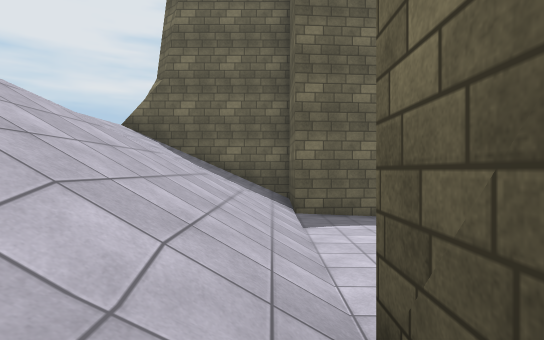
[1] (above)

15 first-person views from a walk through a 3-D level made in the Unity game engine. The camera is 1.4 m above the floor, looks level and sees 80° across. The floor is counted in squares, 2 m on a side. Each view is taken from the middle of a square. On the plan, view 1 faces up. The plan holds only what a view shows up to about 10 squares ahead; the rest is blank. The place goes on beyond the plan. The player character is not drawn. Some surface patterns are stand-ins.

[2]
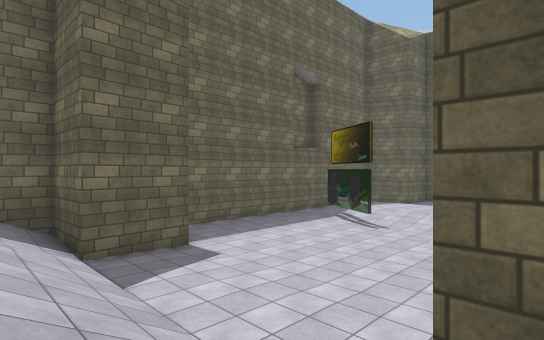

[3]
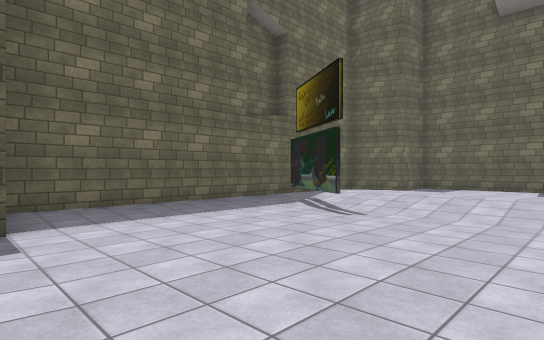

[4]
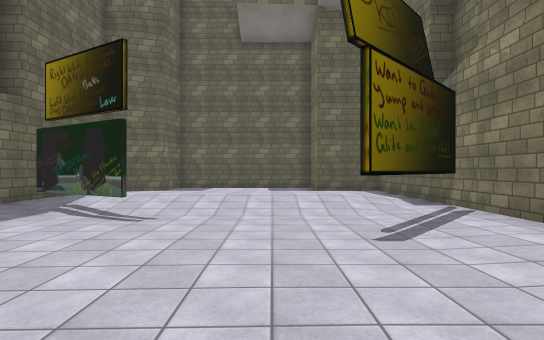

[5]
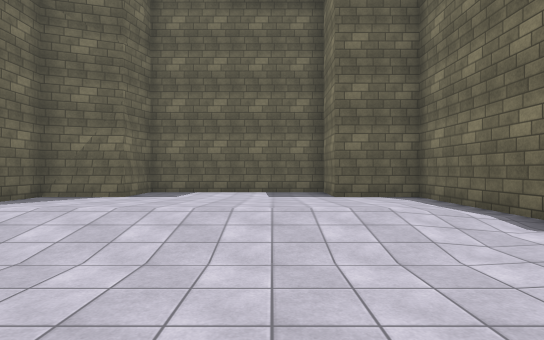

[6]
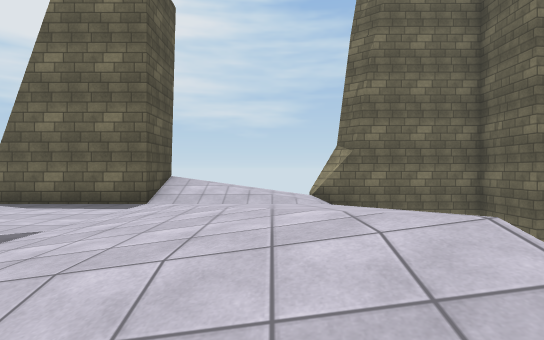

[7]
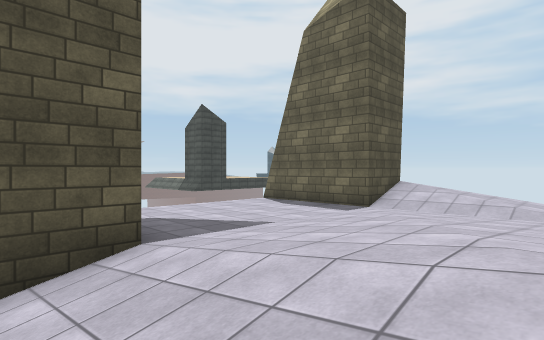

[8]
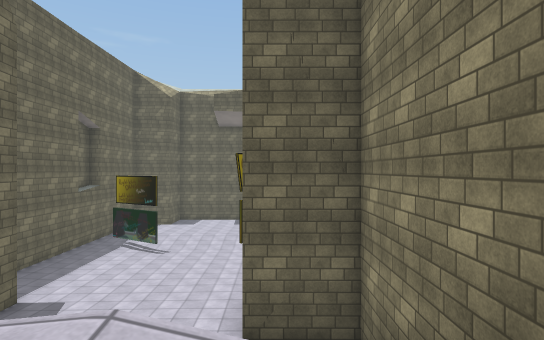

[9]
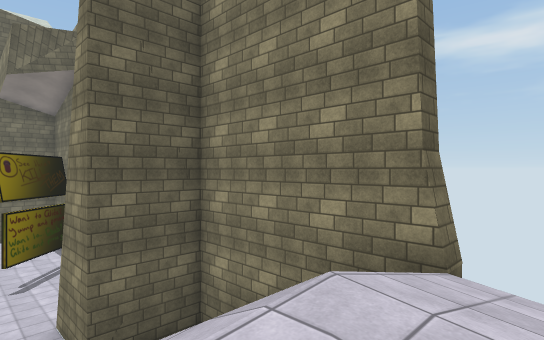

[10]
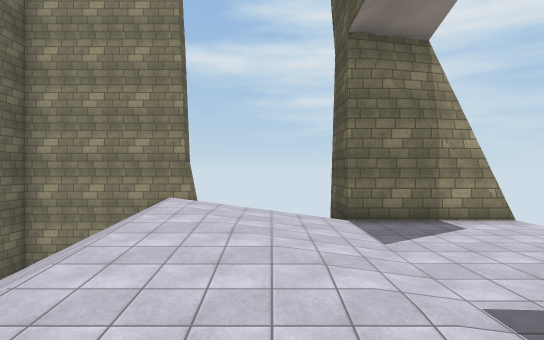

[11]
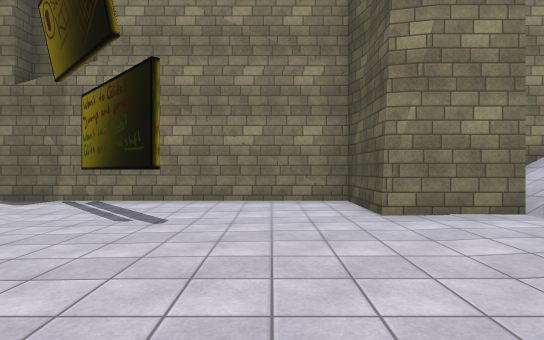

[12]
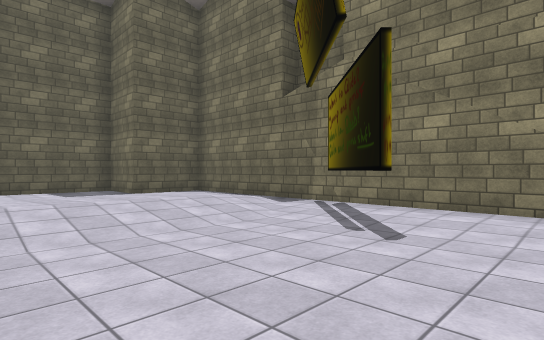

[13]
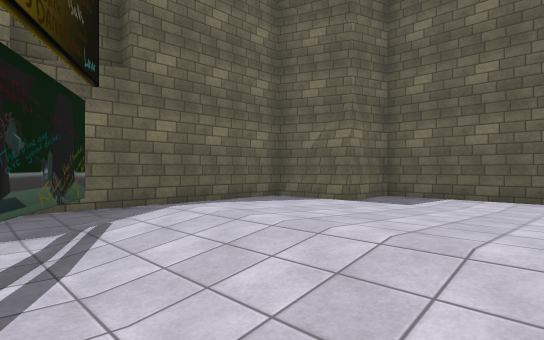

[14]
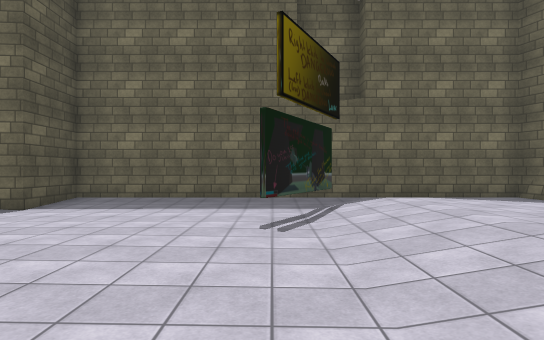

[15]
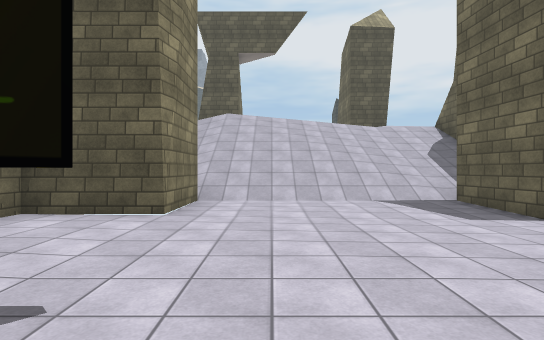

### Floor plan
Key: @ floor where view 1 was taken; # wall or solid block; x gap in a wall; . main floor; : floor 0.25 m higher than the main floor; + floor 4.25 m higher than the main floor; * floor 4.5 m higher than the main floor; % floor 4.75 m higher than the main floor; & floor 5 m higher than the main floor; / step, stairs or slope.
Columns run from 11 left of view 1 to 15 right of it. Each row starts with its distance up from view 1.
  9        x#################
  8    #/%*+////##......::::#
  7 ####//*+////##.....#::::###
  6  +++++++////......##::::..#
  5  ++++***////........::::..#
  4  ++++%%%////........::::..#
  3  ++++%&&////........::::..#
  2  ++++%&&////.....#..::::..#
  1 ####////////##...#..::::###
  0    #////  /@##....#.::::#
 -1        x#################

Where each view was taken, in squares from view 1:
view 1: 0 up, 0 right, facing up
view 2: 1 up, 1 left, facing up-right
view 3: 2 up, 2 right, facing up-right
view 4: 3 up, 2 right, facing right
view 5: 3 up, 5 right, facing right
view 6: 0 up, 5 left, facing up
view 7: 0 up, 4 left, facing up-left
view 8: 1 up, 5 left, facing right
view 9: 3 up, 5 left, facing down-right
view 10: 8 up, 6 left, facing down
view 11: 6 up, 4 right, facing down
view 12: 5 up, 4 right, facing down-right
view 13: 3 up, 7 right, facing up-right
view 14: 1 up, 7 right, facing up
view 15: 3 up, 7 right, facing left
